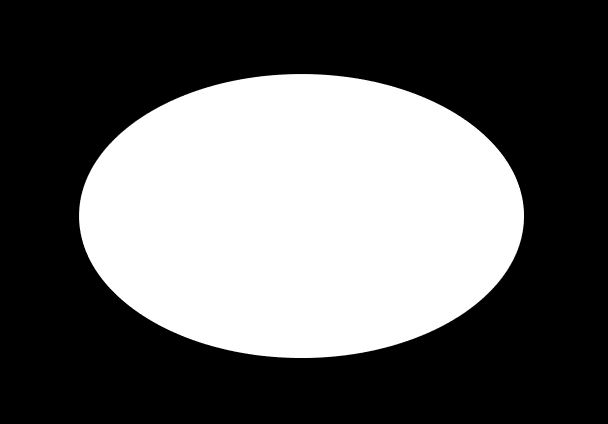
#> input picture mask.png, 608 x 424 px
$ python superpixels.py
#> lines starting #> are read from the running program, lines starting #| are printed output that depends on the picture; after the words box and inside, x2 and y2 are one past the last pixel; in counts of white or black regions, pixels touching at a corner belong together
### moore.py
# This is taken from https://github.com/machine-shop/deepwings/blob/master/deepwings/method_features_extraction/image_processing.py#L185
# Algorithm was implemented by Theo Bodrito

import numpy as np


def moore_neighborhood(current, backtrack):
    """Returns clockwise list of pixels from the moore neighborhood of current pixel:

    The first element is the coordinates of the backtrack pixel.
    The following elements are the coordinates of the neighboring pixels in
    clockwise order.

    Parameters
    ----------
    current ([y, x]): Coordinates of the current pixel
    backtrack ([y, x]): Coordinates of the backtrack pixel

    Returns
    -------
    List of coordinates of the moore neighborood pixels, or 0 if the backtrack
    pixel is not a current pixel neighbor

    """
    operations = np.array([[-1, 0], [-1, 1], [0, 1], [1, 1], [1, 0], [1, -1],
                           [0, -1], [-1, -1]])
    neighbors = (current + operations).astype(int)

    for i, point in enumerate(neighbors):
        if np.all(point == backtrack):
            # we return the sorted neighborhood
            return np.concatenate((neighbors[i:], neighbors[:i]))
    return 0


def boundary_trace(coords):
    """Coordinates of the region's boundary. The region must not have isolated
    points.

    Parameters
    ----------
    coords : (N, 2) ndarray

    Returns
    -------
    boundary : 2D array
        List of coordinates of pixels in the boundary
        The first element is the most upper left pixel of the region.
        The following coordinates are in clockwise order.
    """

    # creating the binary image
    maxs = np.amax(coords, axis=0)
    binary = np.zeros((maxs[0] + 2, maxs[1] + 2))
    x = coords[:, 1]
    y = coords[:, 0]
    binary[tuple([y, x])] = 1

    # initilization
    # starting point is the most upper left point
    idx_start = 0
    while True:  # asserting that the starting point is not isolated
        start = [y[idx_start], x[idx_start]]
        focus_start = binary[start[0]-1:start[0]+2, start[1]-1:start[1]+2]
        if np.sum(focus_start) > 1:
            break
        idx_start += 1

    # Determining backtrack pixel for the first element
    if (binary[start[0] + 1, start[1]] == 0 and
            binary[start[0]+1, start[1]-1] == 0):
        backtrack_start = [start[0]+1, start[1]]
    else:
        backtrack_start = [start[0], start[1] - 1]

    current = start
    backtrack = backtrack_start
    boundary = []
    counter = 0

    while True:
        neighbors_current = moore_neighborhood(current, backtrack)
        y = neighbors_current[:, 0]
        x = neighbors_current[:, 1]
        idx = np.argmax(binary[tuple([y, x])])
        boundary.append(current)
        backtrack = neighbors_current[idx-1]
        current = neighbors_current[idx]
        counter += 1

        if (np.all(current == start) and np.all(backtrack == backtrack_start)):
            break

    return np.array(boundary)

### lloyd.py
import numpy as np
from scipy import spatial
from shapely.geometry import Polygon


rng = np.random.default_rng()


def _points_contain_duplicates(points):
    """Check whether `points` contains duplicates.

    Parameters
    ----------
    points : (N, 2) ndarray of float
    """
    vals, count = np.unique(points, return_counts=True)
    return np.any(vals[count > 1])


def _jitter_points(points, scalar=.000000001):
    """Randomly jitter points until they are unique.

    If the points are not unique, the numberof regions in our
    tesselation will be less than the number of input points.
    """
    while _points_contain_duplicates(points):
        offset = rng.uniform(-scalar, scalar, size=(len(points), 2))
        points = points + offset
    return points


def lloyd(points, boundary, ax=None):
    """Perform Lloyd's iteration to space points within given boundary.

    Parameters
    ----------
    points : (N, 2) ndarray
        Row-column point coordinates.
    boundary : (N, 2) ndarray
        Row-column coordinates of boundary.
    ax : matplotlib axis, optional
        If provided, draw Voronoi diagram and point movement on given
        axis.

    Returns
    -------
    points : (N, 2) ndarray
        Points adjusted to centroids of Voronoi cells.

    References
    ----------
    https://en.wikipedia.org/wiki/Lloyd's_algorithm

    """
    # Close boundary polygon
    if not np.all(boundary[0] == boundary[-1]):
        boundary = np.vstack((boundary, boundary[0]))

    boundary = Polygon(boundary)

    points = _jitter_points(points)

    # Add exterior corners
    N_outside = 4
    points = np.vstack(
        (points,
         [
             [-10000, -10000],
             [-10000, 10000],
             [10000, 10000],
             [10000, -10000]
         ])
    )
    v = spatial.Voronoi(points)

    new_points = []

    for idx in v.point_region[:-N_outside]:
        # the region is a series of indices into self.voronoi.vertices
        # remove point at infinity, designated by index -1
        region = [i for i in v.regions[idx] if i != -1]

        # enclose the polygon
        region = region + [region[0]]

        # get the vertices for this region
        verts = v.vertices[region]

        if ax:
            ax.plot(verts[:, 1], verts[:, 0], color='green',
                    linewidth=1)

        # Clip region to outside polygon
        vpoly = Polygon(verts)
        ipoly = vpoly.intersection(boundary)

        if len(ipoly.centroid.coords) > 0:
            new_points.append(ipoly.centroid.coords[0])
        else:
            print('Warning: point on collapsed triangle?')
            if ax:
                ax.plot(verts[:, 1], verts[:, 0], color='magenta',
                        linewidth=1)
            # Point landed on a collapsed triangle?
            # Dither the point and try again
            new_points.append(points[idx] + 1e-6)

    new_points = np.array(new_points)

    return new_points

### superpixels.py
"""
Example of how to use Lloyd iteration to generate more-or-less
equally spaced points inside of a given boundary.
"""

from skimage import io
import numpy as np

from lloyd import lloyd
from moore import boundary_trace
from shapely.geometry import Polygon, Point

import matplotlib.pyplot as plt


N = 50
mask = io.imread('mask.png')[..., 0] > 50
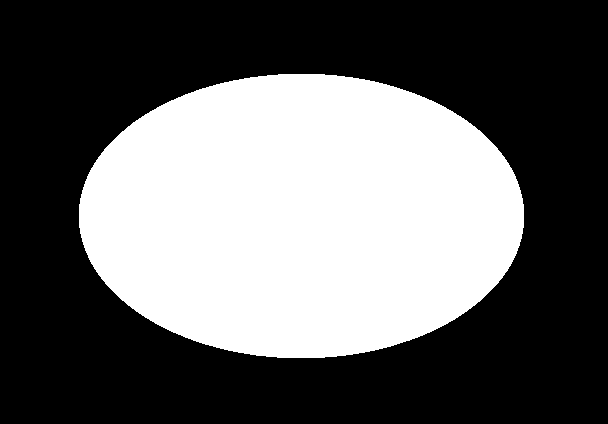
#> mask: shape (424, 608) bool; 38.6% white; 1 white region, box (x1, y1, x2, y2) and area: (79, 74, 524, 358) 99601

rng = np.random.default_rng()

coords = np.vstack(np.where(mask)).T
#> coords = 99601 pairs, first value 74 to 357, second value 79 to 523
boundary = boundary_trace(coords)
#> in boundary_trace, `maxs = np.amax(coords, axis=0)`: maxs = [357, 523]
#> the loop in boundary_trace, `while True:` made 1 pass
#> (start, focus_start) on pass 1: ([74, 278], [[0, 0, 0], [0, 1, 1], [1, 1, 1]])
#> after the loop in boundary_trace, `while True:`: idx_start = 0
#> in boundary_trace, `backtrack_start = [start[0], start[1] - 1]`: backtrack_start = [74, 277]
#> in boundary_trace, `current = start`: current = [74, 278]
#> in boundary_trace, `backtrack = backtrack_start`: backtrack = [74, 277]
#> the loop in boundary_trace, `while True:` made 1054 passes
#> (y, x, idx, backtrack, current) on passes 1 to 3: ([74, 73, 73, 73, 74, 75, 75, 75], [277, 277, 278, 279, 279, 279, 278, 277], 4, [73, 279], [74, 279]), ([73, 73, 74, 75, 75, 75, 74, 73], [279, 280, 280, 280, 279, 278, 278, 278], 2, [73, 280], [74, 280]), ([73, 73, 74, 75, 75, 75, 74, 73], [280, 281, 281, 281, 280, 279, 279, 279], 2, [73, 281], [74, 281])
#> after the loop in boundary_trace, `while True:`: boundary = 1054 pairs, first value 74 to 357, second value 79 to 523; counter = 1054
bpoly = Polygon(boundary)

# Sample N points within the polygon

bbox_min = np.min(boundary, axis=0) + 1e-3
#> bbox_min = [74, 79]
bbox_max = np.max(boundary, axis=0)
#> bbox_max = [357, 523]

sampled_points = []

while len(sampled_points) < N:
    r = rng.uniform(bbox_min[0], bbox_max[0])
    c = rng.uniform(bbox_min[1], bbox_max[1])

    x, y = c, r
    if bpoly.contains(Point(r, c)):
        sampled_points.append((r, c))
#> this loop made 64 passes
#> (r, c, x, y) on passes 1 to 12: (78.73, 390.6, 390.6, 78.73), (97.94, 333.9, 333.9, 97.94), (340.5, 173.4, 173.4, 340.5), (109.3, 295.6, 295.6, 109.3), (216.7, 319.8, 319.8, 216.7), (274.2, 452.5, 452.5, 274.2), (215.7, 457.9, 457.9, 215.7), (143, 148.4, 148.4, 143), (207.3, 494.1, 494.1, 207.3), (294.2, 226.6, 226.6, 294.2), (233, 443.2, 443.2, 233), (198.6, 207.9, 207.9, 198.6)
#> after the loop, sampled_points = 50 pairs, first value 94.21 to 326.2, second value 143 to 515.6

sampled_points = np.array(sampled_points)

# Now, relax those points using Lloyd's iteration

points = sampled_points
#> points has the same summary as sampled_points
for i in range(100):
    f, ax = plt.subplots()

    old_points = points.copy()
    points = lloyd(points, boundary, ax=ax)

    ax.imshow(mask)
    ax.scatter(old_points[:, 1], old_points[:, 0], s=1)
    ax.scatter(points[:, 1], points[:, 0], s=1,
               color='red', marker='^', label='Adjusted points')
    ax.quiver(old_points[:, 1], old_points[:, 0],
              points[:, 1] - old_points[:, 1],
              points[:, 0] - old_points[:, 0],
              angles='xy', scale_units='xy', scale=1,
              units='dots', width=1, headwidth=10, headlength=10,
              color='gray')

    ax.set(xlim=[0, mask.shape[1]], ylim=[0, mask.shape[0]])
#    plt.savefig(f'/tmp/anim_{i:03d}.png', dpi=100)
#    plt.close()
    plt.show()

    print('.', end='', flush=True)
#> this loop made 100 passes
#> pass 1, `plt.show()`:
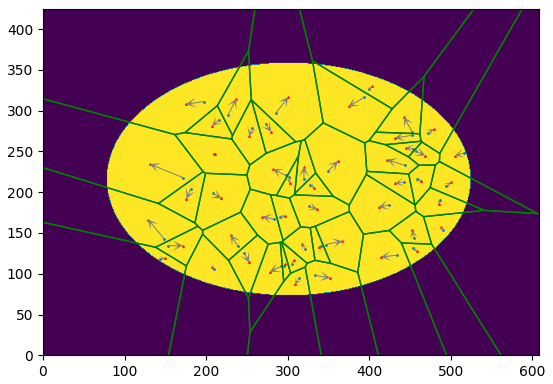
#> figure drawn by matplotlib, 1 panel
#> pass 2, `plt.show()`:
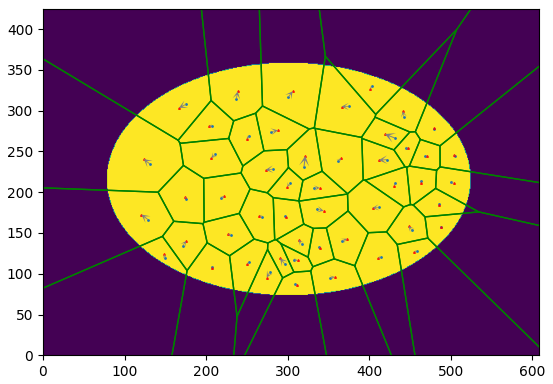
#> figure drawn by matplotlib, 1 panel
#> after the loop, points = 50 pairs, first value 93.08 to 335.6, second value 100.8 to 500.4

print()
